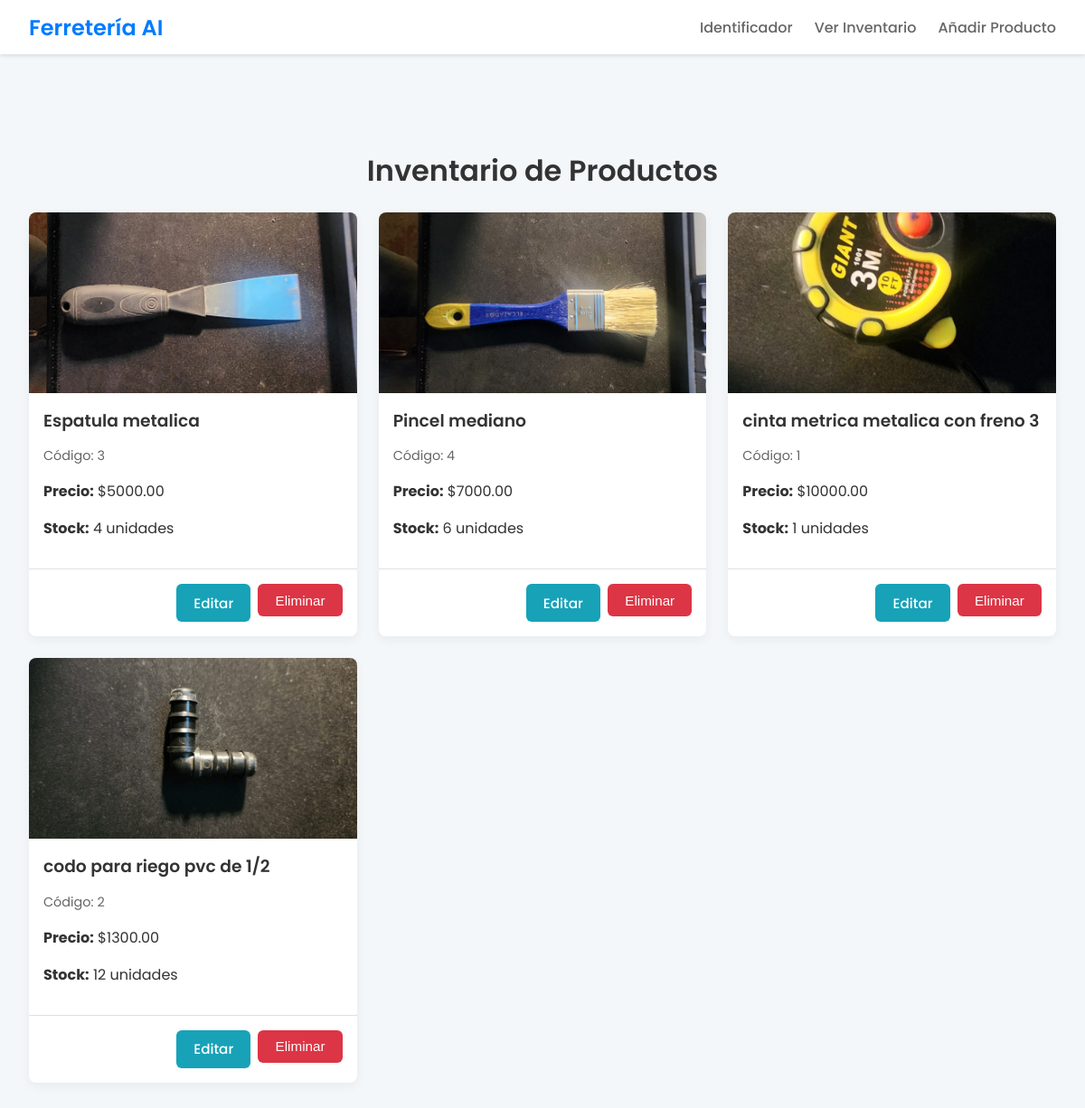
Page /products on the committed database.
### models.py (models this page shows)
class Product(Base):
    __tablename__ = "products"
    id = Column(Integer, primary_key=True, index=True)
    name = Column(String, index=True, nullable=False)
    code = Column(String, unique=True, index=True, nullable=False)
    description = Column(Text, nullable=True)
    stock = Column(Integer, default=0)
    price = Column(Float, default=0.0)
    image_path = Column(String, nullable=False)
    embedding = Column(JSON, nullable=False)

### main.py (the view)
@app.get("/products", response_class=HTMLResponse)
async def list_products(request: Request, db: Session = Depends(get_db)):
    products = db.query(models.Product).order_by(models.Product.name).all()
    return templates.TemplateResponse("product_list.html", {"request": request, "products": products})

### templates/product_list.html (shortened to what this page needs)
<!DOCTYPE html>
<html lang="es">
<head>
    <link rel="stylesheet" href="/static/css/style.css">
</head>
<body>
    {% include 'includes/navbar.html' %}
    <div class="container">
        <h1 style="text-align: center;">Inventario de Productos</h1>
        <div class="card-grid">
            {% for product in products %}
            <div class="card">
                <img src="/{{ product.image_path }}" alt="{{ product.name }}" class="card-image">
                <div class="card-content">
                    <h3>{{ product.name }}</h3>
                    <p class="code">Código: {{ product.code }}</p>
                    <p><strong>Precio:</strong> ${{ "%.2f"|format(product.price) }}</p>
                    <p><strong>Stock:</strong> {{ product.stock }} unidades</p>
                </div>
                <div class="card-footer">
                    <a href="/products/{{ product.id }}/edit" class="btn btn-info">Editar</a>
                    <form action="/products/{{ product.id }}/delete" method="post" style="display:inline;">
                        <button type="submit" class="btn btn-danger" onclick="return confirm('¿Estás seguro de que quieres eliminar este producto?');">Eliminar</button>
                    </form>
                </div>
            </div>
            {% endfor %}
        </div>
    </div>
</body>
</html>

### templates/includes/navbar.html
<nav class="navbar">
    <a href="/" class="logo">Ferretería AI</a>
    <div class="nav-links">
        <a href="/">Identificador</a>
        <a href="/products">Ver Inventario</a>
        <a href="/products/new">Añadir Producto</a>
    </div>
</nav>

### static/css/style.css (style rules this page uses)
:root { --primary-bg: #f4f7f9; --card-bg: #ffffff; --text-color: #333; --text-light: #666; --border-color: #e0e0e0; --accent-color: #007bff; --accent-hover: #0056b3; --danger-color: #dc3545; --danger-hover: #c82333; --success-color: #28a745; --success-hover: #218838; --info-color: #17a2b8; --info-hover: #138496; }
body { font-family: 'Poppins', -apple-system, BlinkMacSystemFont, "Segoe UI", Roboto, Helvetica, Arial, sans-serif; background-color: var(--primary-bg); color: var(--text-color); margin: 0; padding-top: 80px; }
h1, h2, h3 { font-weight: 600; }
a { color: var(--accent-color); text-decoration: none; }
.container { max-width: 1200px; margin: 2rem auto; padding: 2rem; }
.navbar { background-color: var(--card-bg); box-shadow: 0 2px 4px rgba(0, 0, 0, 0.1); padding: 0 2rem; height: 60px; display: flex; align-items: center; justify-content: space-between; position: fixed; top: 0; left: 0; right: 0; z-index: 1000; }
.navbar .logo { font-size: 1.5rem; font-weight: 600; color: var(--accent-color); }
.navbar .nav-links { display: flex; gap: 1.5rem; }
.navbar .nav-links a { font-weight: 500; font-size: 1rem; color: var(--text-light); transition: color 0.2s; }
.btn { display: inline-block; padding: 0.6rem 1.2rem; font-size: 0.95rem; font-weight: 500; color: #fff; border: none; border-radius: 6px; cursor: pointer; transition: background-color 0.2s; text-align: center; }
.btn-danger { background-color: var(--danger-color); }
.btn-info { background-color: var(--info-color); }
.card-grid { display: grid; grid-template-columns: repeat(auto-fill, minmax(280px, 1fr)); gap: 1.5rem; }
.card { background: var(--card-bg); border-radius: 8px; box-shadow: 0 4px 12px rgba(0, 0, 0, 0.05); overflow: hidden; display: flex; flex-direction: column; }
.card-image { width: 100%; height: 200px; object-fit: cover; }
.card-content { padding: 1rem; flex-grow: 1; }
.card-content h3 { margin-top: 0; margin-bottom: 0.5rem; }
.card-content .code { font-size: 0.9rem; color: var(--text-light); margin-bottom: 1rem; }
.card-footer { padding: 1rem; border-top: 1px solid var(--border-color); display: flex; gap: 0.5rem; justify-content: flex-end; }

### rows in the picture
Product: image_path (picture), name "Espatula metalica", code "3", price "5000.00", stock "4"
Product: image_path (picture), name "Pincel mediano", code "4", price "7000.00", stock "6"
Product: image_path (picture), name "cinta metrica metalica con freno 3", code "1", price "10000.00", stock "1"
Product: image_path (picture), name "codo para riego pvc de 1/2", code "2", price "1300.00", stock "12"
